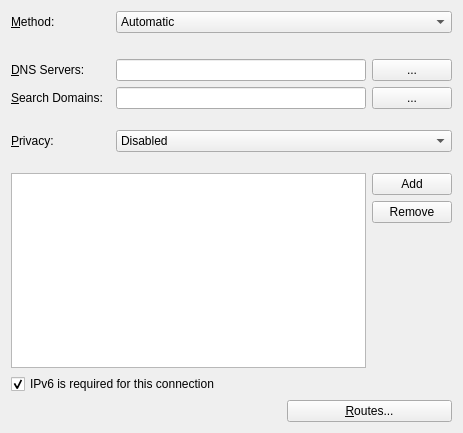
<?xml version="1.0" encoding="UTF-8"?>
<ui version="4.0">
 <class>IPv6Widget</class>
 <widget class="QWidget" name="IPv6Widget">
  <property name="geometry">
   <rect>
    <x>0</x>
    <y>0</y>
    <width>463</width>
    <height>433</height>
   </rect>
  </property>
  <property name="windowTitle">
   <string>IPv4 Address</string>
  </property>
  <property name="toolTip">
   <string extracomment="Advanced IP settings"/>
  </property>
  <layout class="QGridLayout" name="gridLayout_2">
   <item row="4" column="1">
    <spacer name="verticalSpacer_5">
     <property name="orientation">
      <enum>Qt::Vertical</enum>
     </property>
     <property name="sizeType">
      <enum>QSizePolicy::Fixed</enum>
     </property>
     <property name="sizeHint" stdset="0">
      <size>
       <width>17</width>
       <height>15</height>
      </size>
     </property>
    </spacer>
   </item>
   <item row="5" column="0">
    <widget class="QLabel" name="labelPrivacy">
     <property name="sizePolicy">
      <sizepolicy hsizetype="Minimum" vsizetype="Preferred">
       <horstretch>0</horstretch>
       <verstretch>0</verstretch>
      </sizepolicy>
     </property>
     <property name="text">
      <string>&amp;Privacy:</string>
     </property>
     <property name="buddy">
      <cstring>privacyCombo</cstring>
     </property>
    </widget>
   </item>
   <item row="0" column="0">
    <widget class="QLabel" name="label">
     <property name="sizePolicy">
      <sizepolicy hsizetype="Minimum" vsizetype="Preferred">
       <horstretch>0</horstretch>
       <verstretch>0</verstretch>
      </sizepolicy>
     </property>
     <property name="text">
      <string>&amp;Method:</string>
     </property>
     <property name="buddy">
      <cstring>method</cstring>
     </property>
    </widget>
   </item>
   <item row="0" column="1" colspan="2">
    <widget class="KComboBox" name="method">
     <item>
      <property name="text">
       <string>Automatic</string>
      </property>
     </item>
     <item>
      <property name="text">
       <string>DHCP</string>
      </property>
     </item>
     <item>
      <property name="text">
       <string>Link-Local</string>
      </property>
     </item>
     <item>
      <property name="text">
       <string comment="like in use Manual configuration">Manual</string>
      </property>
     </item>
     <item>
      <property name="text">
       <string comment="like in this setting is Disabled">Ignored</string>
      </property>
     </item>
    </widget>
   </item>
   <item row="1" column="1">
    <spacer name="verticalSpacer">
     <property name="orientation">
      <enum>Qt::Vertical</enum>
     </property>
     <property name="sizeType">
      <enum>QSizePolicy::Minimum</enum>
     </property>
     <property name="sizeHint" stdset="0">
      <size>
       <width>20</width>
       <height>20</height>
      </size>
     </property>
    </spacer>
   </item>
   <item row="2" column="0">
    <widget class="QLabel" name="dnsLabel">
     <property name="sizePolicy">
      <sizepolicy hsizetype="Minimum" vsizetype="Preferred">
       <horstretch>0</horstretch>
       <verstretch>0</verstretch>
      </sizepolicy>
     </property>
     <property name="text">
      <string comment="@info">&amp;DNS Servers:</string>
     </property>
     <property name="textFormat">
      <enum>Qt::AutoText</enum>
     </property>
     <property name="buddy">
      <cstring>dns</cstring>
     </property>
    </widget>
   </item>
   <item row="2" column="1" colspan="2">
    <layout class="QHBoxLayout" name="horizontalLayout_2">
     <item>
      <widget class="KLineEdit" name="dns">
       <property name="sizePolicy">
        <sizepolicy hsizetype="Expanding" vsizetype="Fixed">
         <horstretch>0</horstretch>
         <verstretch>0</verstretch>
        </sizepolicy>
       </property>
       <property name="minimumSize">
        <size>
         <width>250</width>
         <height>0</height>
        </size>
       </property>
       <property name="toolTip">
        <string>Use this field to specify the IP address(es) of one or more DNS servers. Use ',' to separate entries.</string>
       </property>
      </widget>
     </item>
     <item>
      <widget class="KPushButton" name="dnsMorePushButton">
       <property name="text">
        <string>...</string>
       </property>
      </widget>
     </item>
    </layout>
   </item>
   <item row="3" column="0">
    <widget class="QLabel" name="dnsSearchLabel">
     <property name="sizePolicy">
      <sizepolicy hsizetype="Minimum" vsizetype="Preferred">
       <horstretch>0</horstretch>
       <verstretch>0</verstretch>
      </sizepolicy>
     </property>
     <property name="text">
      <string comment="@info">&amp;Search Domains:</string>
     </property>
     <property name="buddy">
      <cstring>dnsSearch</cstring>
     </property>
    </widget>
   </item>
   <item row="3" column="1" colspan="2">
    <layout class="QHBoxLayout" name="horizontalLayout_5">
     <item>
      <widget class="KLineEdit" name="dnsSearch">
       <property name="minimumSize">
        <size>
         <width>250</width>
         <height>0</height>
        </size>
       </property>
       <property name="toolTip">
        <string>Use this field to specify one or more DNS domains to search. Use ',' to separate entries.</string>
       </property>
      </widget>
     </item>
     <item>
      <widget class="KPushButton" name="dnsSearchMorePushButton">
       <property name="text">
        <string>...</string>
       </property>
      </widget>
     </item>
    </layout>
   </item>
   <item row="6" column="1">
    <spacer name="verticalSpacer_2">
     <property name="orientation">
      <enum>Qt::Vertical</enum>
     </property>
     <property name="sizeType">
      <enum>QSizePolicy::Fixed</enum>
     </property>
     <property name="sizeHint" stdset="0">
      <size>
       <width>17</width>
       <height>15</height>
      </size>
     </property>
    </spacer>
   </item>
   <item row="7" column="0" colspan="3">
    <layout class="QGridLayout" name="gridLayout">
     <item row="1" column="1">
      <widget class="QPushButton" name="btnRemove">
       <property name="text">
        <string>Remove</string>
       </property>
       <property name="icon">
        <iconset theme="list-remove">
         <normaloff/>
        </iconset>
       </property>
      </widget>
     </item>
     <item row="0" column="1">
      <widget class="QPushButton" name="btnAdd">
       <property name="text">
        <string>Add</string>
       </property>
       <property name="icon">
        <iconset theme="list-add">
         <normaloff/>
        </iconset>
       </property>
      </widget>
     </item>
     <item row="0" column="0" rowspan="3">
      <widget class="QTableView" name="tableViewAddresses">
       <property name="sizePolicy">
        <sizepolicy hsizetype="MinimumExpanding" vsizetype="MinimumExpanding">
         <horstretch>0</horstretch>
         <verstretch>0</verstretch>
        </sizepolicy>
       </property>
       <property name="toolTip">
        <string>Addresses</string>
       </property>
       <property name="selectionMode">
        <enum>QAbstractItemView::SingleSelection</enum>
       </property>
       <property name="selectionBehavior">
        <enum>QAbstractItemView::SelectRows</enum>
       </property>
       <attribute name="horizontalHeaderStretchLastSection">
        <bool>true</bool>
       </attribute>
       <attribute name="verticalHeaderVisible">
        <bool>false</bool>
       </attribute>
      </widget>
     </item>
     <item row="2" column="1">
      <spacer name="verticalSpacer_3">
       <property name="orientation">
        <enum>Qt::Vertical</enum>
       </property>
       <property name="sizeType">
        <enum>QSizePolicy::MinimumExpanding</enum>
       </property>
       <property name="sizeHint" stdset="0">
        <size>
         <width>20</width>
         <height>40</height>
        </size>
       </property>
      </spacer>
     </item>
    </layout>
   </item>
   <item row="8" column="0" colspan="2">
    <widget class="QCheckBox" name="ipv6RequiredCB">
     <property name="text">
      <string>IPv6 is required for this connection</string>
     </property>
     <property name="checked">
      <bool>true</bool>
     </property>
    </widget>
   </item>
   <item row="9" column="2">
    <widget class="QPushButton" name="btnRoutes">
     <property name="text">
      <string>&amp;Routes...</string>
     </property>
    </widget>
   </item>
   <item row="9" column="0" colspan="2">
    <spacer name="horizontalSpacer">
     <property name="orientation">
      <enum>Qt::Horizontal</enum>
     </property>
     <property name="sizeHint" stdset="0">
      <size>
       <width>40</width>
       <height>20</height>
      </size>
     </property>
    </spacer>
   </item>
   <item row="5" column="1" colspan="2">
    <widget class="QComboBox" name="privacyCombo">
     <item>
      <property name="text">
       <string>Disabled</string>
      </property>
     </item>
     <item>
      <property name="text">
       <string>Enabled (prefer public address)</string>
      </property>
     </item>
     <item>
      <property name="text">
       <string>Enabled (prefer temporady addresses)</string>
      </property>
     </item>
    </widget>
   </item>
  </layout>
 </widget>
 <customwidgets>
  <customwidget>
   <class>KComboBox</class>
   <extends>QComboBox</extends>
   <header>kcombobox.h</header>
  </customwidget>
  <customwidget>
   <class>KLineEdit</class>
   <extends>QLineEdit</extends>
   <header>klineedit.h</header>
  </customwidget>
  <customwidget>
   <class>KPushButton</class>
   <extends>QPushButton</extends>
   <header>kpushbutton.h</header>
  </customwidget>
 </customwidgets>
 <tabstops>
  <tabstop>method</tabstop>
  <tabstop>dns</tabstop>
  <tabstop>dnsMorePushButton</tabstop>
  <tabstop>dnsSearch</tabstop>
  <tabstop>dnsSearchMorePushButton</tabstop>
  <tabstop>privacyCombo</tabstop>
  <tabstop>tableViewAddresses</tabstop>
  <tabstop>btnAdd</tabstop>
  <tabstop>btnRemove</tabstop>
  <tabstop>ipv6RequiredCB</tabstop>
  <tabstop>btnRoutes</tabstop>
 </tabstops>
 <resources/>
 <connections/>
</ui>
